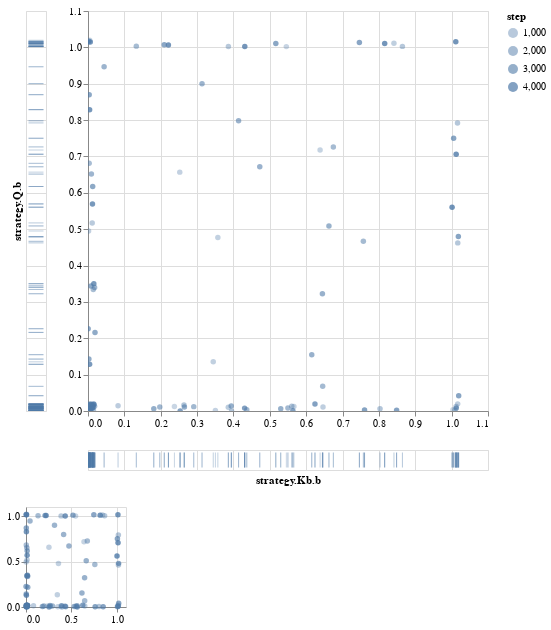

The cell this chart's notebook holds for it:
### Markdown cell above
We can see them better on a scatter plots. Here $\sigma_i^T(I, a)$ seems to be moving around.

### Code cell
analytics.scatter(ind.strategy_Q_b, ind.strategy_Kb_b, noise=(0.02, 0.02),
                  width=400, height=400)

### Figure 1 — Vega-Lite specification as saved in the notebook (floating-point values rounded to 4 significant figures)
{"config": {"view": {"continuousWidth": 400, "continuousHeight": 300}}, "vconcat": [{"hconcat": [{"mark": "tick", "encoding": {"color": {"value": "#4E79A7"}, "opacity": {"type": "quantitative", "field": "step"}, "y": {"type": "quantitative", "axis": {"domain": false, "labels": false, "ticks": false}, "field": "y", "scale": {"domain": {"selection": "selector003", "encoding": "y"}}, "title": "strategy.Q.b"}}, "height": 400}, {"vconcat": [{"mark": "circle", "encoding": {"color": {"value": "#4E79A7"}, "opacity": {"type": "quantitative", "field": "step"}, "x": {"type": "quantitative", "field": "x", "scale": {"domain": {"selection": "selector003", "encoding": "x"}}, "title": ""}, "y": {"type": "quantitative", "field": "y", "scale": {"domain": {"selection": "selector003", "encoding": "y"}}, "title": ""}}, "height": 400, "width": 400}, {"mark": "tick", "encoding": {"color": {"value": "#4E79A7"}, "opacity": {"type": "quantitative", "field": "step"}, "x": {"type": "quantitative", "axis": {"domain": false, "labels": false, "ticks": false}, "field": "x", "scale": {"domain": {"selection": "selector003", "encoding": "x"}}, "title": "strategy.Kb.b"}}, "width": 400}]}]}, {"mark": "circle", "encoding": {"color": {"value": "#4E79A7"}, "opacity": {"type": "quantitative", "field": "step"}, "x": {"type": "quantitative", "field": "x", "title": ""}, "y": {"type": "quantitative", "field": "y", "title": ""}}, "height": 100, "selection": {"selector003": {"type": "interval", "encodings": ["x", "y"]}}, "width": 100.0}], "data": {"values": [{"step": 24.0, "x": 1.004, "y": 0.003745}, {"step": 69.0, "x": 0.2376, "y": 0.01243}, {"step": 119.0, "x": 0.01205, "y": 0.01609}, {"step": 169.0, "x": 0.004747, "y": 1.02}, {"step": 219.0, "x": 0.5454, "y": 1.002}, {"step": 269.0, "x": 0.6383, "y": 0.7177}, {"step": 319.0, "x": 0.5663, "y": 0.01249}, {"step": 369.0, "x": 0.3503, "y": 0.001567}, {"step": 419.0, "x": 0.2524, "y": 0.6569}, {"step": 469.0, "x": 0.3571, "y": 0.4774}, {"step": 519.0, "x": 0.3444, "y": 0.1352}, {"step": 569.0, "x": 0.001568, "y": 0.4951}, {"step": 619.0, "x": 0.8414, "y": 1.011}, {"step": 669.0, "x": 1.017, "y": 0.0196}, {"step": 719.0, "x": 0.6462, "y": 0.01097}, {"step": 769.0, "x": 0.3858, "y": 0.01059}, {"step": 819.0, "x": 0.08265, "y": 0.0146}, {"step": 869.0, "x": 0.007303, "y": 0.005128}, {"step": 919.0, "x": 0.0003238, "y": 0.004342}, {"step": 969.0, "x": 0.01159, "y": 0.5172}, {"step": 1019.0, "x": 0.001717, "y": 1.015}, {"step": 1069.0, "x": 0.3861, "y": 1.002}, {"step": 1119.0, "x": 0.8647, "y": 1.003}, {"step": 1169.0, "x": 1.016, "y": 0.7923}, {"step": 1219.0, "x": 1.017, "y": 0.4623}, {"step": 1269.0, "x": 1.009, "y": 0.001791}, {"step": 1319.0, "x": 1.012, "y": 0.01217}, {"step": 1369.0, "x": 0.8031, "y": 0.006052}, {"step": 1419.0, "x": 0.5603, "y": 0.01284}, {"step": 1469.0, "x": 0.3947, "y": 0.0002972}, {"step": 1519.0, "x": 0.264, "y": 0.01619}, {"step": 1569.0, "x": 0.01494, "y": 0.001767}, {"step": 1619.0, "x": 0.002527, "y": 0.001395}, {"step": 1669.0, "x": 0.01438, "y": 0.009431}, {"step": 1719.0, "x": 0.002652, "y": 0.01893}, {"step": 1769.0, "x": 0.01818, "y": 0.01275}, {"step": 1819.0, "x": 0.01203, "y": 0.0168}, {"step": 1869.0, "x": 0.01455, "y": 0.3343}, {"step": 1919.0, "x": 0.003183, "y": 0.6811}, {"step": 1969.0, "x": 0.002203, "y": 1.018}, {"step": 2019.0, "x": 0.1328, "y": 1.003}, {"step": 2069.0, "x": 0.6747, "y": 0.7262}, {"step": 2119.0, "x": 0.7572, "y": 0.4667}, {"step": 2169.0, "x": 0.6454, "y": 0.06785}, {"step": 2219.0, "x": 0.5498, "y": 0.007995}, {"step": 2269.0, "x": 0.4367, "y": 0.003692}, {"step": 2319.0, "x": 0.2909, "y": 0.01202}, {"step": 2369.0, "x": 0.1975, "y": 0.01092}, {"step": 2419.0, "x": 0.009766, "y": 0.01864}, {"step": 2469.0, "x": 0.01819, "y": 0.3396}, {"step": 2519.0, "x": 0.009342, "y": 0.6515}, {"step": 2569.0, "x": 0.04431, "y": 0.9466}, {"step": 2619.0, "x": 0.3136, "y": 0.9002}, {"step": 2669.0, "x": 0.4141, "y": 0.7981}, {"step": 2719.0, "x": 0.4724, "y": 0.6716}, {"step": 2769.0, "x": 0.6626, "y": 0.5089}, {"step": 2819.0, "x": 0.6446, "y": 0.3224}, {"step": 2869.0, "x": 0.6154, "y": 0.1548}, {"step": 2919.0, "x": 0.5301, "y": 0.006367}, {"step": 2969.0, "x": 0.3938, "y": 0.01354}, {"step": 3019.0, "x": 0.2651, "y": 0.01082}, {"step": 3069.0, "x": 0.1809, "y": 0.006435}, {"step": 3119.0, "x": 0.0004688, "y": 0.0155}, {"step": 3169.0, "x": 0.008858, "y": 0.00867}, {"step": 3219.0, "x": 0.002426, "y": 0.1428}, {"step": 3269.0, "x": 0.01927, "y": 0.2162}, {"step": 3319.0, "x": 0.0004574, "y": 0.2262}, {"step": 3369.0, "x": 0.008171, "y": 0.3439}, {"step": 3419.0, "x": 0.0129, "y": 0.6174}, {"step": 3469.0, "x": 0.003294, "y": 0.8698}, {"step": 3519.0, "x": 0.2097, "y": 1.007}, {"step": 3569.0, "x": 0.5165, "y": 1.011}, {"step": 3619.0, "x": 0.7463, "y": 1.014}, {"step": 3669.0, "x": 1.006, "y": 0.7501}, {"step": 3719.0, "x": 1.018, "y": 0.4799}, {"step": 3769.0, "x": 1.019, "y": 0.04197}, {"step": 3819.0, "x": 1.013, "y": 0.007925}, {"step": 3869.0, "x": 0.8487, "y": 0.002138}, {"step": 3919.0, "x": 0.7605, "y": 0.002873}, {"step": 3969.0, "x": 0.6242, "y": 0.01951}, {"step": 4019.0, "x": 0.5634, "y": 0.0006029}, {"step": 4069.0, "x": 0.4307, "y": 0.007913}, {"step": 4119.0, "x": 0.2535, "y": 0.0001255}, {"step": 4169.0, "x": 0.01587, "y": 0.01953}, {"step": 4219.0, "x": 0.01622, "y": 0.01716}, {"step": 4269.0, "x": 0.01286, "y": 0.01038}, {"step": 4319.0, "x": 0.007063, "y": 0.001068}, {"step": 4369.0, "x": 0.004288, "y": 0.005938}, {"step": 4419.0, "x": 0.01175, "y": 0.00841}, {"step": 4469.0, "x": 0.006634, "y": 0.01845}, {"step": 4519.0, "x": 0.004413, "y": 0.1285}, {"step": 4569.0, "x": 0.01605, "y": 0.35}, {"step": 4619.0, "x": 0.01231, "y": 0.5695}, {"step": 4669.0, "x": 0.00443, "y": 0.8286}, {"step": 4719.0, "x": 0.006203, "y": 1.015}, {"step": 4769.0, "x": 0.2211, "y": 1.006}, {"step": 4819.0, "x": 0.4312, "y": 1.002}, {"step": 4869.0, "x": 0.8159, "y": 1.011}, {"step": 4919.0, "x": 1.011, "y": 1.015}, {"step": 4969.0, "x": 1.012, "y": 0.7062}, {"step": 4999.0, "x": 1.001, "y": 0.5605}]}, "$schema": "https://vega.github.io/schema/vega-lite/v4.8.1.json"}
